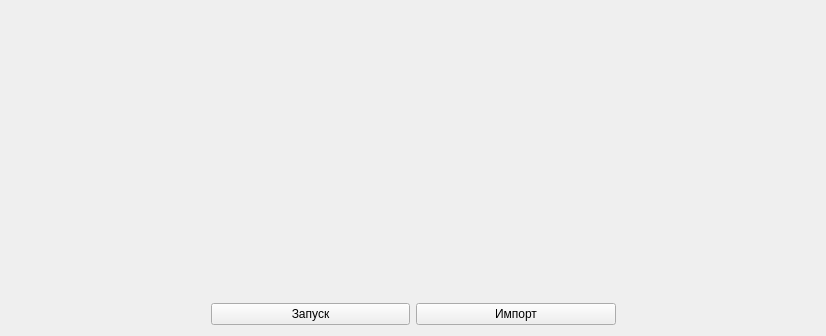
<?xml version="1.0" encoding="UTF-8"?>
<ui version="4.0">
 <class>ShottkySearchPanel</class>
 <widget class="QWidget" name="ShottkySearchPanel">
  <property name="geometry">
   <rect>
    <x>0</x>
    <y>0</y>
    <width>826</width>
    <height>336</height>
   </rect>
  </property>
  <property name="windowTitle">
   <string>Form</string>
  </property>
  <layout class="QVBoxLayout" name="verticalLayout">
   <item>
    <spacer name="verticalSpacer">
     <property name="orientation">
      <enum>Qt::Orientation::Vertical</enum>
     </property>
     <property name="sizeHint" stdset="0">
      <size>
       <width>20</width>
       <height>170</height>
      </size>
     </property>
    </spacer>
   </item>
   <item>
    <layout class="QHBoxLayout" name="horizontalLayout" stretch="1,1,1,1">
     <item>
      <spacer name="horizontalSpacer">
       <property name="orientation">
        <enum>Qt::Orientation::Horizontal</enum>
       </property>
       <property name="sizeHint" stdset="0">
        <size>
         <width>40</width>
         <height>20</height>
        </size>
       </property>
      </spacer>
     </item>
     <item>
      <widget class="QPushButton" name="btn_run">
       <property name="sizePolicy">
        <sizepolicy hsizetype="Expanding" vsizetype="Fixed">
         <horstretch>0</horstretch>
         <verstretch>0</verstretch>
        </sizepolicy>
       </property>
       <property name="text">
        <string>Запуск</string>
       </property>
      </widget>
     </item>
     <item>
      <widget class="QPushButton" name="btn_import">
       <property name="text">
        <string>Импорт</string>
       </property>
      </widget>
     </item>
     <item>
      <spacer name="horizontalSpacer_2">
       <property name="orientation">
        <enum>Qt::Orientation::Horizontal</enum>
       </property>
       <property name="sizeHint" stdset="0">
        <size>
         <width>40</width>
         <height>20</height>
        </size>
       </property>
      </spacer>
     </item>
    </layout>
   </item>
  </layout>
 </widget>
 <resources/>
 <connections/>
</ui>
